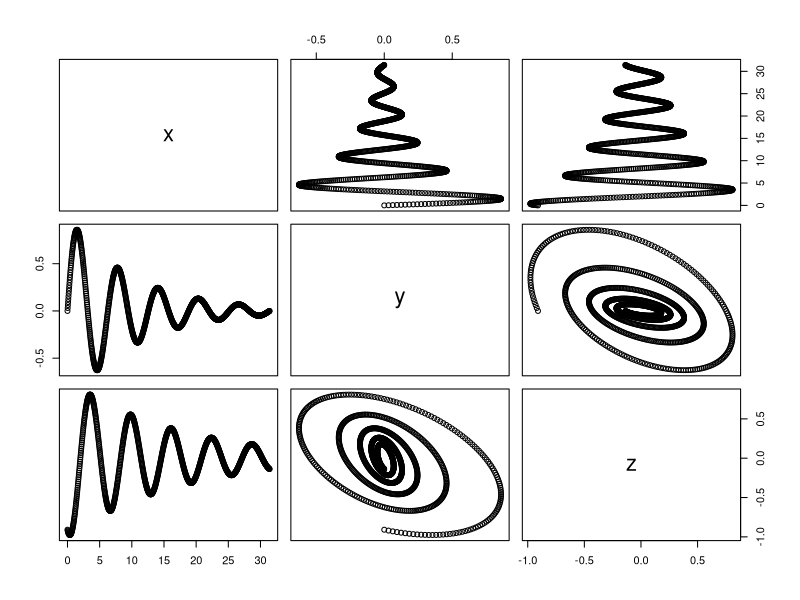
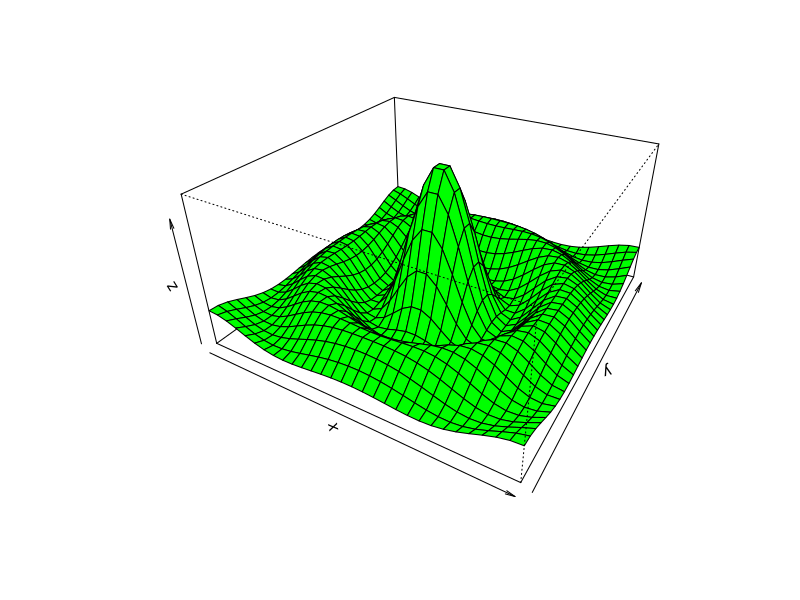
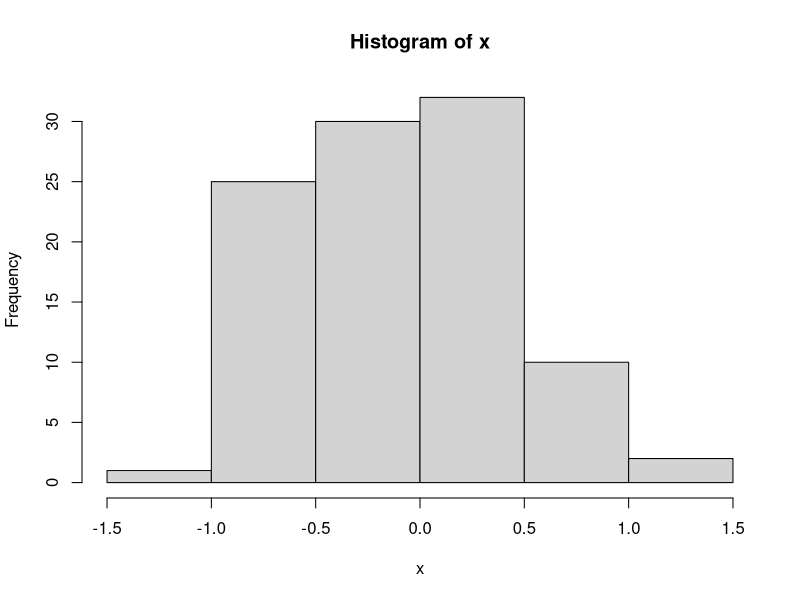

Recreate these plots in R, in order.
## Robin
# Create some imaginary data and plot
x = seq(0, 10 * pi, length.out = 1000)
y = sin(x) * exp(-0.1 * x)
z = sin(x - 2) * exp(-0.06 * x)
plot(data.frame(x, y, z))

## Andy
# ... Add your lines here




## Chris H
x <- seq(-10, 10, length= 30)
y <- x
f <- function(x, y) { r <- sqrt(x^2+y^2); 10 * sin(r)/r }
z <- outer(x, y, f)
z[is.na(z)] <- 1
op <- par(bg = "white")
persp(x, y, z, theta = 30, phi = 30, expand = 0.5, col = "green")


#arwa
x <- rnorm(100, mean = 0, sd = 0.5)
hist(x)
